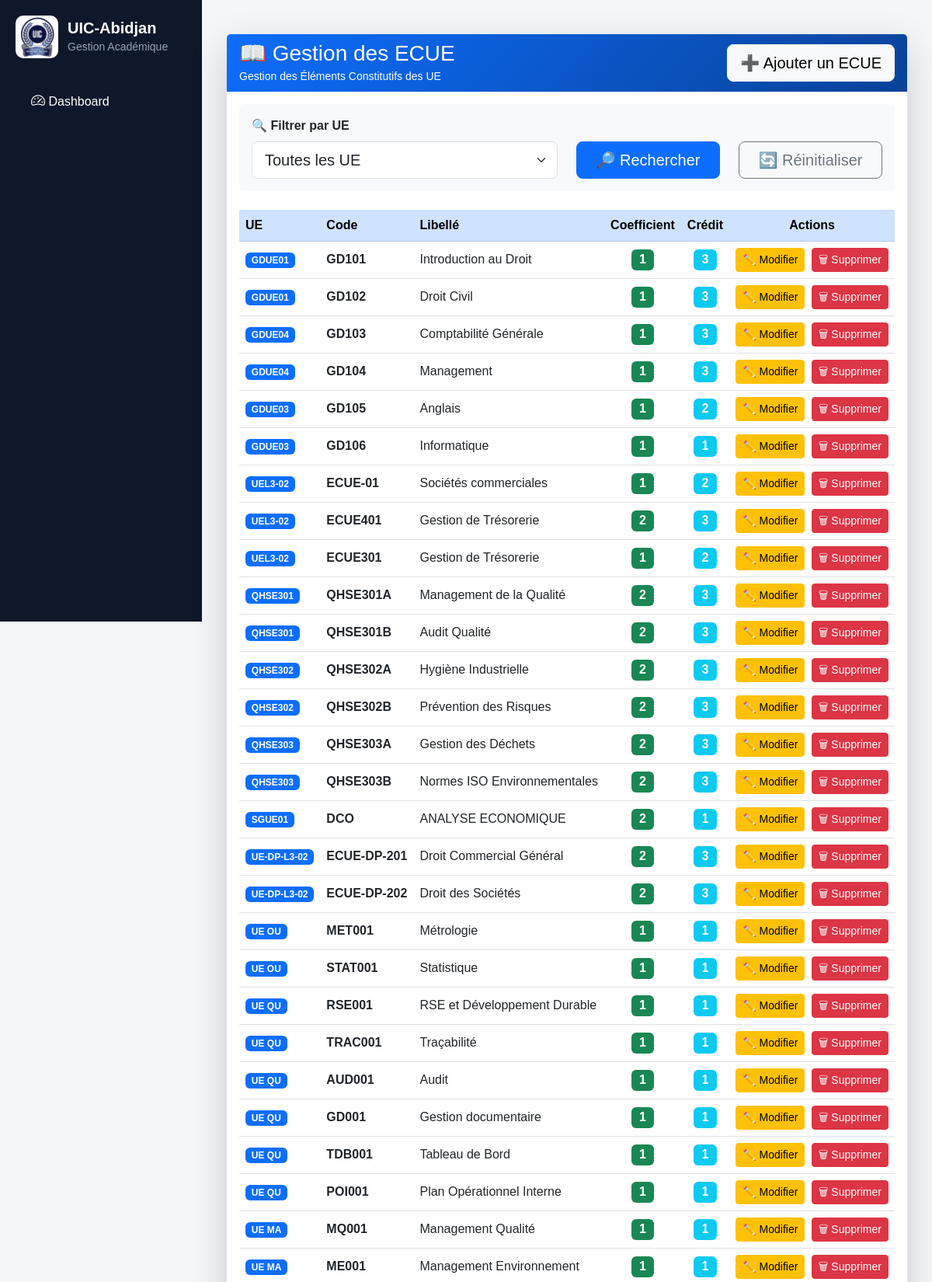
The page /lmd/ecue/ (upper part) on the database its author committed.
### lmd/models.py (models this page shows, shortened)
class ECUE(models.Model):
    ue = models.ForeignKey(
        UE,
        on_delete=models.CASCADE,
        related_name="ecues"
    )
    code = models.CharField(max_length=20)
    libelle = models.CharField(max_length=200)
    coefficient = models.IntegerField(default=1)
    credit = models.IntegerField(default=1)
    semestre = models.CharField(
        max_length=5,
        choices=[
            ("S1", "Semestre 1"),
            ("S2", "Semestre 2"),
        ],
        default="S1"
    )

class UE(models.Model):
    SEMESTRE_CHOICES = (
        ("S1", "Semestre 1"),
        ("S2", "Semestre 2"),
        ("S3", "Semestre 3"),
        ("S4", "Semestre 4"),
        ("S5", "Semestre 5"),
        ("S6", "Semestre 6"),
    )
    code = models.CharField(
        max_length=20
    )
    libelle = models.CharField(
        max_length=200
    )
    credit = models.PositiveIntegerField(
        default=0
    )
    filiere = models.ForeignKey(
        "FiliereLMD",
        null=True,
        blank=True,
        on_delete=models.PROTECT,
        related_name="ues"
    )
    grande_unite = models.ForeignKey(
        "GrandeUnite",
        null=True,
        blank=True,
        on_delete=models.PROTECT,
        related_name="ues"
    )
    semestre = models.CharField(
        max_length=2,
        choices=SEMESTRE_CHOICES,
        default="S1"
    )

### lmd/views.py (the view)
# urls.py: path('ecue/', views.ecue_list, name='ecue_list'),
def ecue_list(request):
    ue_id = request.GET.get("ue")
    ecues = ECUE.objects.select_related("ue").all()
    if ue_id:
        ecues = ecues.filter(ue_id=ue_id)
    total_credits = ecues.aggregate(
     total=Sum("credit")
     )["total"] or 0
    return render(request, "lmd/ecue/list.html", {
        "ecues": ecues,
        "ues": UE.objects.all(),
        "ue_selected": ue_id,
        "total_credits": total_credits,
    })

### lmd/templates/lmd/ecue/list.html (shortened to what this page needs)
{% extends "base.html" %}
{% block content %}
<div class="container-fluid py-4">
    <div class="card border-0 shadow-lg">
        <div class="card-header border-0 text-white"
             style="background: linear-gradient(135deg,#0d6efd,#084298);">
            <div class="d-flex justify-content-between align-items-center">
                <div>
                    <h3 class="mb-0">
                        📖 Gestion des ECUE
                    </h3>
                    <small>
                        Gestion des Éléments Constitutifs des UE
                    </small>
                </div>
                <a href="{% url 'ecue_add' %}"
                   class="btn btn-light btn-lg">
                    ➕ Ajouter un ECUE
                </a>
            </div>
        </div>
        <div class="card-body">
            <div class="card bg-light border-0 mb-4">
                <div class="card-body">
                    <form method="get">
                        <div class="row align-items-end">
                            <div class="col-md-6">
                                <label class="form-label fw-bold">
                                    🔍 Filtrer par UE
                                </label>
                                <select
                                    name="ue"
                                    class="form-select form-select-lg"
                                    onchange="this.form.submit()">
                                    <option value="">
                                        Toutes les UE
                                    </option>
                                </select>
                            </div>
                            <div class="col-md-3">
                                <button type="submit"
                                        class="btn btn-primary btn-lg w-100">
                                    🔎 Rechercher
                                </button>
                            </div>
                            <div class="col-md-3">
                                <a href="{% url 'ecue_list' %}"
                                   class="btn btn-outline-secondary btn-lg w-100">
                                    🔄 Réinitialiser
                                </a>
                            </div>
                        </div>
                    </form>
                </div>
            </div>
            <div class="table-responsive">
                <table class="table table-hover align-middle">
                    <thead class="table-primary">
                        <tr>
                            <th>UE</th>
                            <th>Code</th>
                            <th>Libellé</th>
                            <th class="text-center">Coefficient</th>
                            <th class="text-center">Crédit</th>
                            <th class="text-center">Actions</th>
                        </tr>
                    </thead>
                    <tbody>
                        {% for e in ecues %}
                        <tr>
                            <td>
                                <span class="badge bg-primary">
                                    {{ e.ue.code }}
                                </span>
                            </td>
                            <td>
                                <strong>{{ e.code }}</strong>
                            </td>
                            <td>
                                {{ e.libelle }}
                            </td>
                            <td class="text-center">
                                <span class="badge bg-success fs-6">
                                    {{ e.coefficient }}
                                </span>
                            </td>
                            <td class="text-center">
                                <span class="badge bg-info fs-6">
                                    {{ e.credit }}
                                </span>
                            </td>
                            <td class="text-center">
                                <a href="{% url 'ecue_edit' e.id %}"
                                   class="btn btn-warning btn-sm me-1">
                                    ✏️ Modifier
                                </a>
                                <a href="{% url 'ecue_delete' e.id %}"
                                   class="btn btn-danger btn-sm">
                                    🗑 Supprimer
                                </a>
                            </td>
                        </tr>
                        {% endfor %}
                    </tbody>
                </table>
            </div>
        </div>
    </div>
</div>
{% endblock %}

### core/templates/base.html (style rules this page uses)
body { margin: 0; font-family: Arial, sans-serif; background: #f4f6f9; }

### rows shown on the page
ECUE: ue.code "GDUE01", code "GD101", libelle "Introduction au Droit", coefficient "1", credit "3"
ECUE: ue.code "GDUE01", code "GD102", libelle "Droit Civil", coefficient "1", credit "3"
ECUE: ue.code "GDUE04", code "GD103", libelle "Comptabilité Générale", coefficient "1", credit "3"
ECUE: ue.code "GDUE04", code "GD104", libelle "Management", coefficient "1", credit "3"
ECUE: ue.code "GDUE03", code "GD105", libelle "Anglais", coefficient "1", credit "2"
ECUE: ue.code "GDUE03", code "GD106", libelle "Informatique", coefficient "1", credit "1"
ECUE: ue.code "UEL3-02", code "ECUE-01", libelle "Sociétés commerciales", coefficient "1", credit "2"
ECUE: ue.code "UEL3-02", code "ECUE401", libelle "Gestion de Trésorerie", coefficient "2", credit "3"
ECUE: ue.code "UEL3-02", code "ECUE301", libelle "Gestion de Trésorerie", coefficient "1", credit "2"
ECUE: ue.code "QHSE301", code "QHSE301A", libelle "Management de la Qualité", coefficient "2", credit "3"
ECUE: ue.code "QHSE301", code "QHSE301B", libelle "Audit Qualité", coefficient "2", credit "3"
ECUE: ue.code "QHSE302", code "QHSE302A", libelle "Hygiène Industrielle", coefficient "2", credit "3"
ECUE: ue.code "QHSE302", code "QHSE302B", libelle "Prévention des Risques", coefficient "2", credit "3"
ECUE: ue.code "QHSE303", code "QHSE303A", libelle "Gestion des Déchets", coefficient "2", credit "3"
ECUE: ue.code "QHSE303", code "QHSE303B", libelle "Normes ISO Environnementales", coefficient "2", credit "3"
ECUE: ue.code "SGUE01", code "DCO", libelle "ANALYSE ECONOMIQUE", coefficient "2", credit "1"
ECUE: ue.code "UE-DP-L3-02", code "ECUE-DP-201", libelle "Droit Commercial Général", coefficient "2", credit "3"
ECUE: ue.code "UE-DP-L3-02", code "ECUE-DP-202", libelle "Droit des Sociétés", coefficient "2", credit "3"
ECUE: ue.code "UE OU", code "MET001", libelle "Métrologie", coefficient "1", credit "1"
ECUE: ue.code "UE OU", code "STAT001", libelle "Statistique", coefficient "1", credit "1"
ECUE: ue.code "UE QU", code "RSE001", libelle "RSE et Développement Durable", coefficient "1", credit "1"
ECUE: ue.code "UE QU", code "TRAC001", libelle "Traçabilité", coefficient "1", credit "1"
ECUE: ue.code "UE QU", code "AUD001", libelle "Audit", coefficient "1", credit "1"
ECUE: ue.code "UE QU", code "GD001", libelle "Gestion documentaire", coefficient "1", credit "1"
ECUE: ue.code "UE QU", code "TDB001", libelle "Tableau de Bord", coefficient "1", credit "1"
ECUE: ue.code "UE QU", code "POI001", libelle "Plan Opérationnel Interne", coefficient "1", credit "1"
ECUE: ue.code "UE MA", code "MQ001", libelle "Management Qualité", coefficient "1", credit "1"
ECUE: ue.code "UE MA", code "ME001", libelle "Management Environnement", coefficient "1", credit "1"
